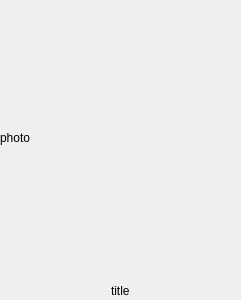
<?xml version="1.0" encoding="UTF-8"?>
<ui version="4.0">
 <class>mediaWidget</class>
 <widget class="QWidget" name="mediaWidget">
  <property name="geometry">
   <rect>
    <x>0</x>
    <y>0</y>
    <width>241</width>
    <height>300</height>
   </rect>
  </property>
  <property name="windowTitle">
   <string>Form</string>
  </property>
  <widget class="QWidget" name="verticalLayoutWidget">
   <property name="geometry">
    <rect>
     <x>0</x>
     <y>0</y>
     <width>241</width>
     <height>301</height>
    </rect>
   </property>
   <layout class="QVBoxLayout" name="verticalLayout">
    <item>
     <widget class="QLabel" name="photoLabel">
      <property name="text">
       <string>photo</string>
      </property>
     </widget>
    </item>
    <item alignment="Qt::AlignmentFlag::AlignHCenter">
     <widget class="QLabel" name="titleLabel">
      <property name="maximumSize">
       <size>
        <width>16777215</width>
        <height>20</height>
       </size>
      </property>
      <property name="text">
       <string>title</string>
      </property>
     </widget>
    </item>
   </layout>
  </widget>
 </widget>
 <resources/>
 <connections/>
</ui>
